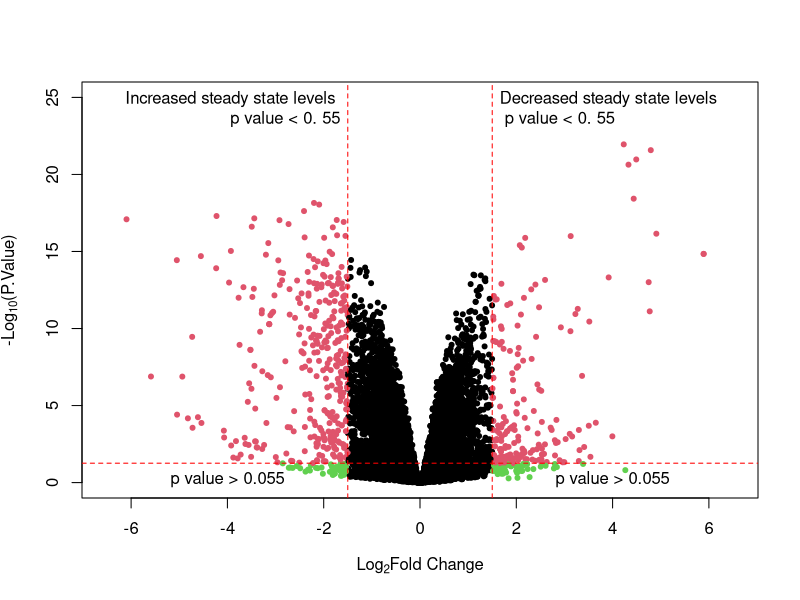

This chart was generated by the following R code:
## ---- chunk 1
#| output: false
library(tidyverse)
## ---- chunk 2
Proteomic.Data <- read.csv("MyData/2022-03-21_trim-stacked.csv")
head(Proteomic.Data)

## ---- chunk 3
glimpse(Proteomic.Data)

## ---- chunk 4
Attributes <- read.csv("MyData/Column_Descriptions.csv")

knitr::kable(Attributes)
## ---- chunk 5
Gene <- unique(Proteomic.Data$Gene[abs(Proteomic.Data$logFC) >= 1.5 &
                                     Proteomic.Data$P.Value <= 0.055])
## ---- chunk 6
#| code-fold: true
Hits <- paste(length(Gene), "out of", length(unique(Proteomic.Data$Gene)), "proteins were significantly affected in at least one mutant condition; Here we consider any protein whose steady state level changed by at least 1.5 (|Log2FC|)" )

knitr::kable(Hits)
## ---- chunk 7
x <- Proteomic.Data$logFC
y <- -log10(Proteomic.Data$P.Value)

group <- rep(1, nrow(Proteomic.Data))               # Create group variable
group[abs(x) >= 1.5 & y >= -log10(0.055)] <- 2
group[abs(x) >= 1.5 & y <= -log10(0.055)] <- 3

## ---- chunk 8

plot(x, y, 
     col = group, 
     pch = 20,
     ylim = c(0,25),
     xlim = c(-6.5, 6.5),
     xlab = expression("Log"[2]*"Fold Change"),
     ylab = expression("-Log"[10]*"(P.Value)")
)
abline(v = c(1.5, -1.5), col = "red", lty = 2)
abline(h = -log10(0.055), col = "red", lty = 2)
text(x = 1.45, y = 24, labels = "Decreased steady state levels \n p value < 0. 55",
     pos = 4, offset = .5)
text(x = -1.45, y = 24, labels = "Increased steady state levels \n p value < 0. 55",
     pos = 2, offset = .5)
text(x = -4, y = -log10(0.055), labels = "p value > 0.055", pos = 1, offset = .5)
text(x = 4, y = -log10(0.055), labels = "p value > 0.055", pos = 1, offset = .5)
